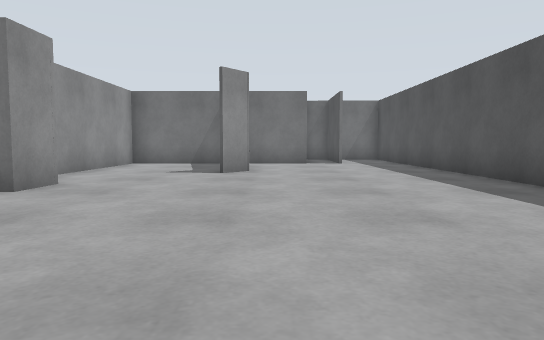
[1] (above)

12 first-person views from a walk through a world built for the Gazebo simulator. The camera is 0.72 m above the floor, tilts 4° down and sees 70° across. The floor is counted in squares, 1 m on a side. Each view is taken from the middle of a square. On the plan, view 1 faces up. The plan holds only what a view shows up to about 11 squares ahead; the rest is blank.

[2]
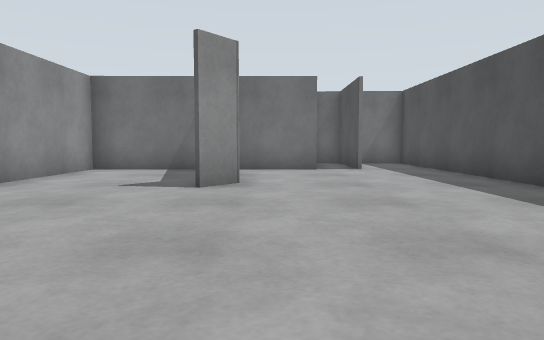

[3]
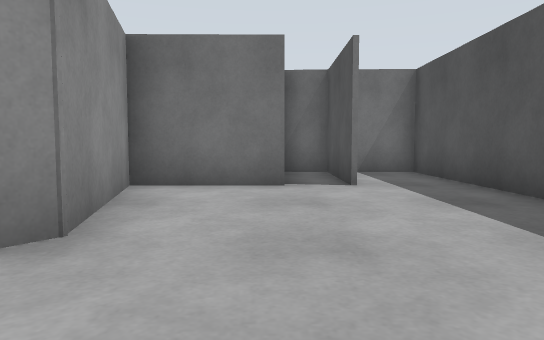

[4]
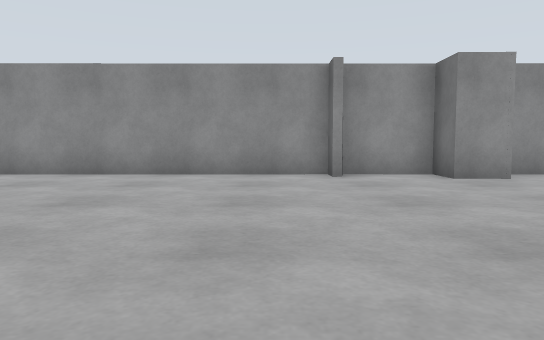

[5]
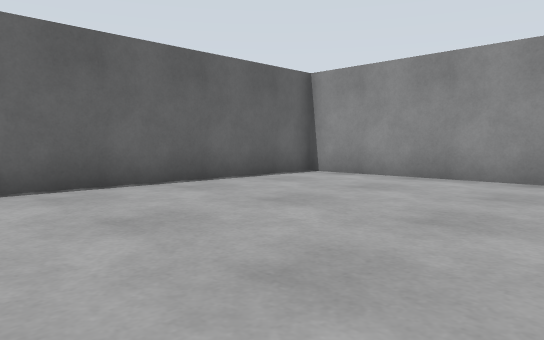

[6]
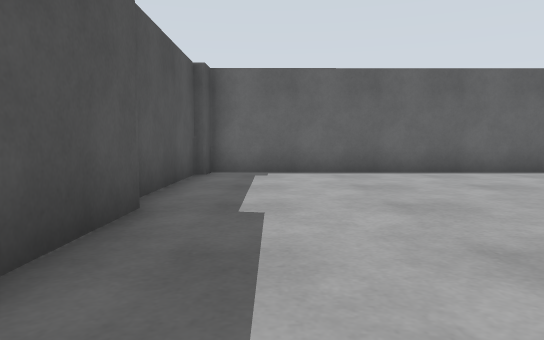

[7]
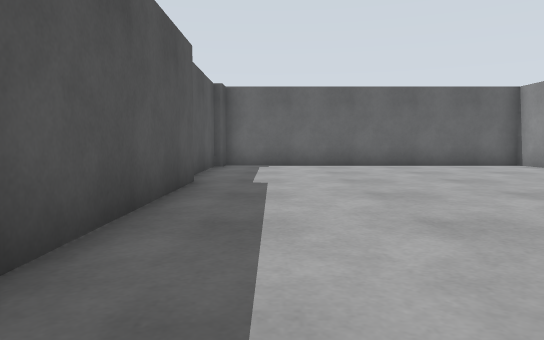

[8]
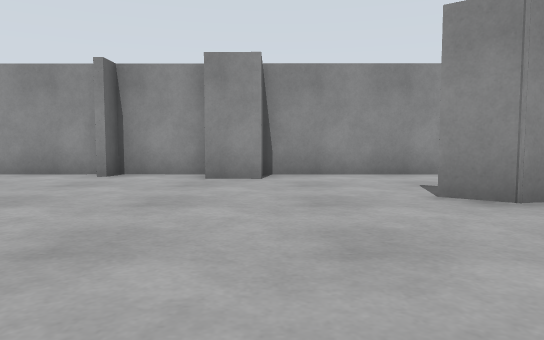

[9]
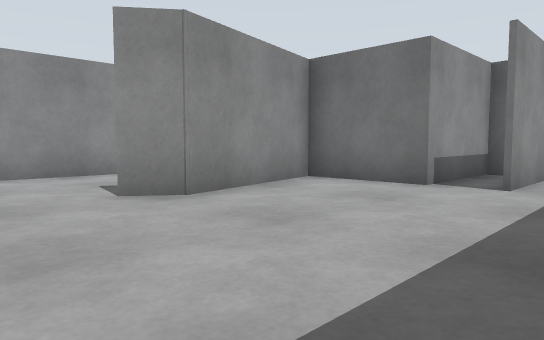

[10]
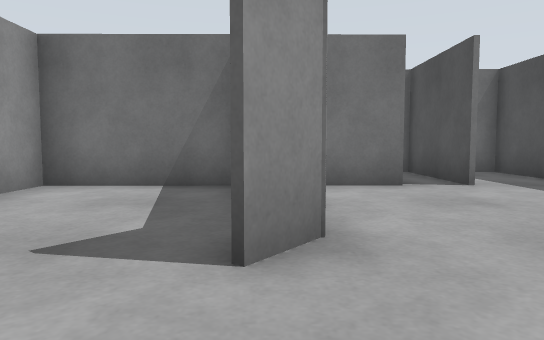

[11]
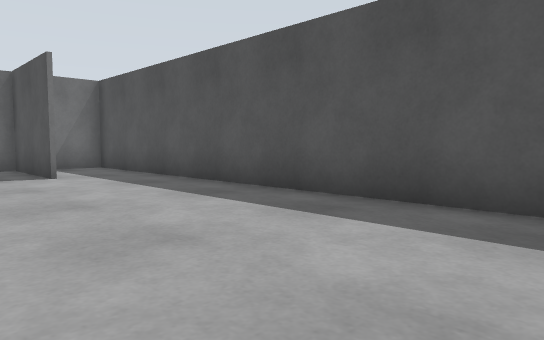

[12]
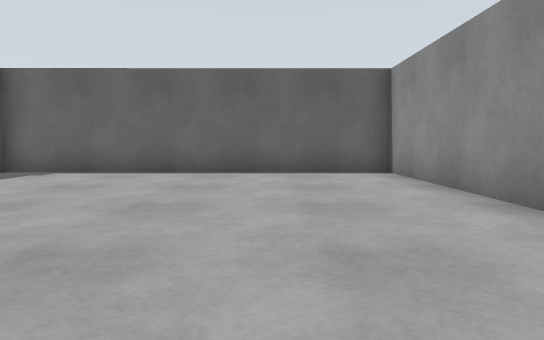

### Floor plan
Points are (right, up) in squares from view 1. A wall is a line through its corners. A room is listed if a view was taken in it or the views show most of it. See-through windows are left out.
Room 1 (views 1, 2, 3, 4, 5, 6, 7, 8, 9, 10, 11, 12)
walls: (-4.2, 3.3) (-4.9, 3.3); (-3.8, 6.8) (-3.8, 5.7) (-4.9, 5.7) (-4.9, -5.4) (4.5, -5.4) (4.5, -4.8); (-4.9, 3.5) (-4.2, 3.5); (4.5, -0.3) (4.5, 16.5) (1.2, 16.6) (1.2, 13.5) (-4.9, 13.5) (-4.9, 6.8); (-1.4, 13.6) (-0.6, 10) (-1.2, 9.2); (4.7, -4.8) (4.7, -1); (2.5, 15.8) (2.4, 13.6)

Where each view was taken, in squares from view 1:
view 1: 0 up, 0 right, facing up
view 2: 3 up, 0 right, facing up
view 3: 7 up, 1 right, facing up
view 4: 2 up, 4 right, facing left
view 5: 1 up, 3 right, facing down-left
view 6: 4 up, 3 right, facing down
view 7: 7 up, 3 right, facing down
view 8: 7 up, 4 right, facing left
view 9: 7 up, 4 right, facing up-left
view 10: 7 up, 1 left, facing up
view 11: 5 up, 0 right, facing up-right
view 12: 4 up, 2 left, facing down
